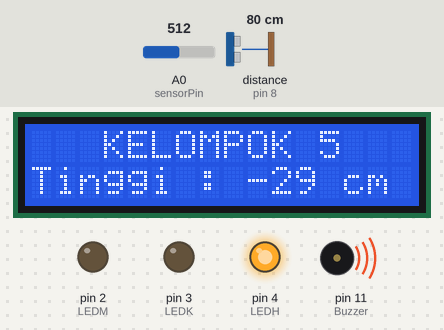
The sketch below on a simulated Arduino Uno, built with avr-gcc and run on an emulated ATmega328P. Parts: 16×2 character LCD, output pins drawn as LEDs (lit = HIGH), buzzer (waves = sounding, pin HIGH). Wiring (inferred from the names in the program): ultrasonic range finder: trigger pin 9; echo pin 8. The inputs (shaded band) are chosen by the test bench; at power-on: distance to the obstacle (sensor on pin 8) 80 cm, A0 (sensorPin) = 512. The echo pulse lasts 58.3 µs per cm; pins used as bus, display or sensor lines are not drawn; what the sketch prints to the serial monitor is not drawn.

Above: at 1.2 s.
1.3 s: distance to the obstacle (sensor on pin 8) set to 22 cm
At 2.6 s:
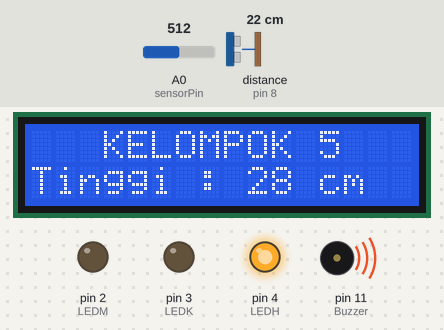
3.0 s: distance to the obstacle (sensor on pin 8) set to 18 cm
At 4.2 s:
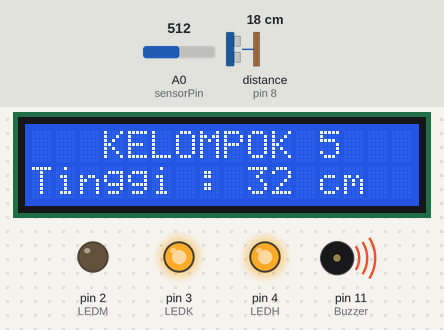
4.5 s: A0 (sensorPin) set to 411
6.0 s: A0 (sensorPin) set to 392
At 7.0 s:
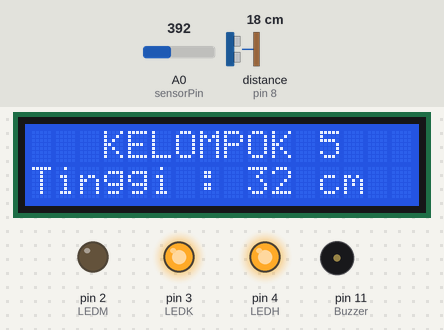
7.7 s: distance to the obstacle (sensor on pin 8) set to 12 cm
At 8.1 s:
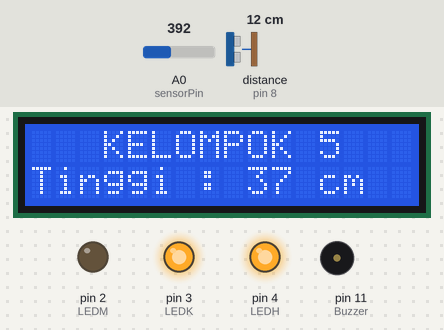
9.2 s: distance to the obstacle (sensor on pin 8) set to 9 cm
At 9.6 s:
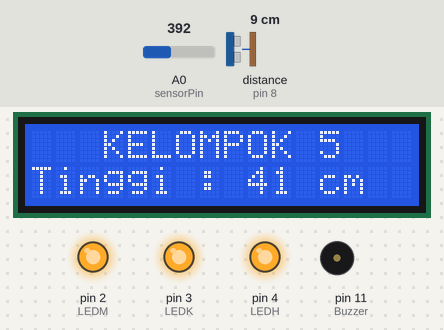
Timing chart, 0 to 11.8 s (numbered marks = the images above; inputs shaded):
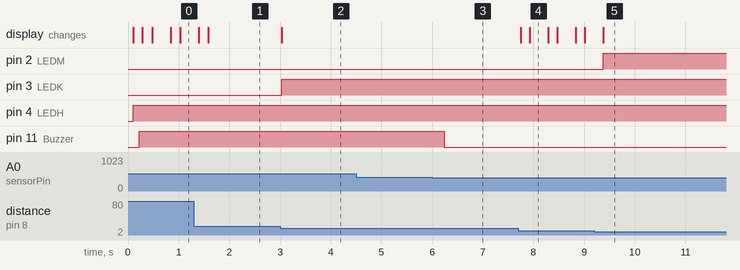

Measured:
- the behaviour switches between 21 and 20 cm on distance to the obstacle (sensor on pin 8) (found by bisection; images 1 and 2)
- the behaviour switches between 401 and 400 on A0 (sensorPin) (found by bisection; images 2 and 3)
- the behaviour switches between 11 and 10 cm on distance to the obstacle (sensor on pin 8) (found by bisection; images 4 and 5)
- after the input at 1.3 s, the display: first changes after 0.10 s (image 1 shows a later state)
- after the input at 3.0 s, pin 3 (LEDK): LOW → HIGH at once; the display: changes at once (image 2)
- after the input at 4.5 s, every drawn part: stays the same
- after the input at 6.0 s, pin 11 (Buzzer): HIGH → LOW after 0.24 s
- after the input at 7.7 s, the display: first changes after 0.05 s (image 4 shows a later state)
- after the input at 9.2 s, pin 2 (LEDM): LOW → HIGH after 0.18 s; the display: changes after 0.18 s (image 5)

The sketch:

Kode_Arduino.ino
```cpp
#include <Wire.h>
#include <LiquidCrystal_I2C.h>

LiquidCrystal_I2C lcd(0x27, 16, 2);

int Pintrigger = 9;
int PinEcho = 8;
int Buzzer = 11;
int LEDM = 2;
int LEDK = 3;
int LEDH = 4;
float duration,distance;
int tinggiSensordaritanah = 50;

// Sensor pins
#define sensorPin A0

// Value for storing water level
int val = 0;


void setup() {
  lcd.init();
  lcd.backlight(); //supaya lampu backlightnya nyala
  lcd.clear();
  lcd.setCursor(3,0);
  lcd.print("KELOMPOK 5");
  lcd.setCursor(0,1);
  lcd.print("Tinggi : ");
  pinMode(Pintrigger, OUTPUT);
  pinMode(Buzzer, OUTPUT);
  pinMode(PinEcho, INPUT);
  pinMode(LEDM, OUTPUT);
  pinMode(LEDK, OUTPUT);
  pinMode(LEDH, OUTPUT);
  Serial.begin(9600);

  // Set D7 as an OUTPUT

	// Set to LOW so no power flows through the sensor

	Serial.begin(9600);

}

void loop() {
  digitalWrite(Pintrigger, LOW);
  delayMicroseconds(2);
  digitalWrite(Pintrigger, HIGH);
  delayMicroseconds(10);
  digitalWrite(Pintrigger, LOW);
  duration = pulseIn(PinEcho, HIGH);
  distance = (duration*.0343)/2;

  int tinggiBanjir = tinggiSensordaritanah-distance;
  lcd.setCursor(9,1);
  lcd.print(String(tinggiBanjir)+" cm    ");
  Serial.println(tinggiBanjir);
  if (distance <= 10){
    digitalWrite(LEDH,1);
    digitalWrite(LEDM,1);
    digitalWrite(LEDK,1);
  } else if (distance < 20 && distance > 10){
   digitalWrite(LEDK,1);
   digitalWrite(LEDH,1);
   digitalWrite(LEDM,0);
 } else if (distance >= 20){
   digitalWrite(LEDM,0);
   digitalWrite(LEDH,1);
   digitalWrite(LEDK,0);
 }
 //get the reading from the function below and print it
	int val = analogRead(sensorPin);
	Serial.print("Water level: ");
	Serial.println(val);

	delay(120);

  if(val > 400){
    digitalWrite(Buzzer,1);

  }else{
    digitalWrite(Buzzer,0);
  }
  delay(50);
  
}
```
